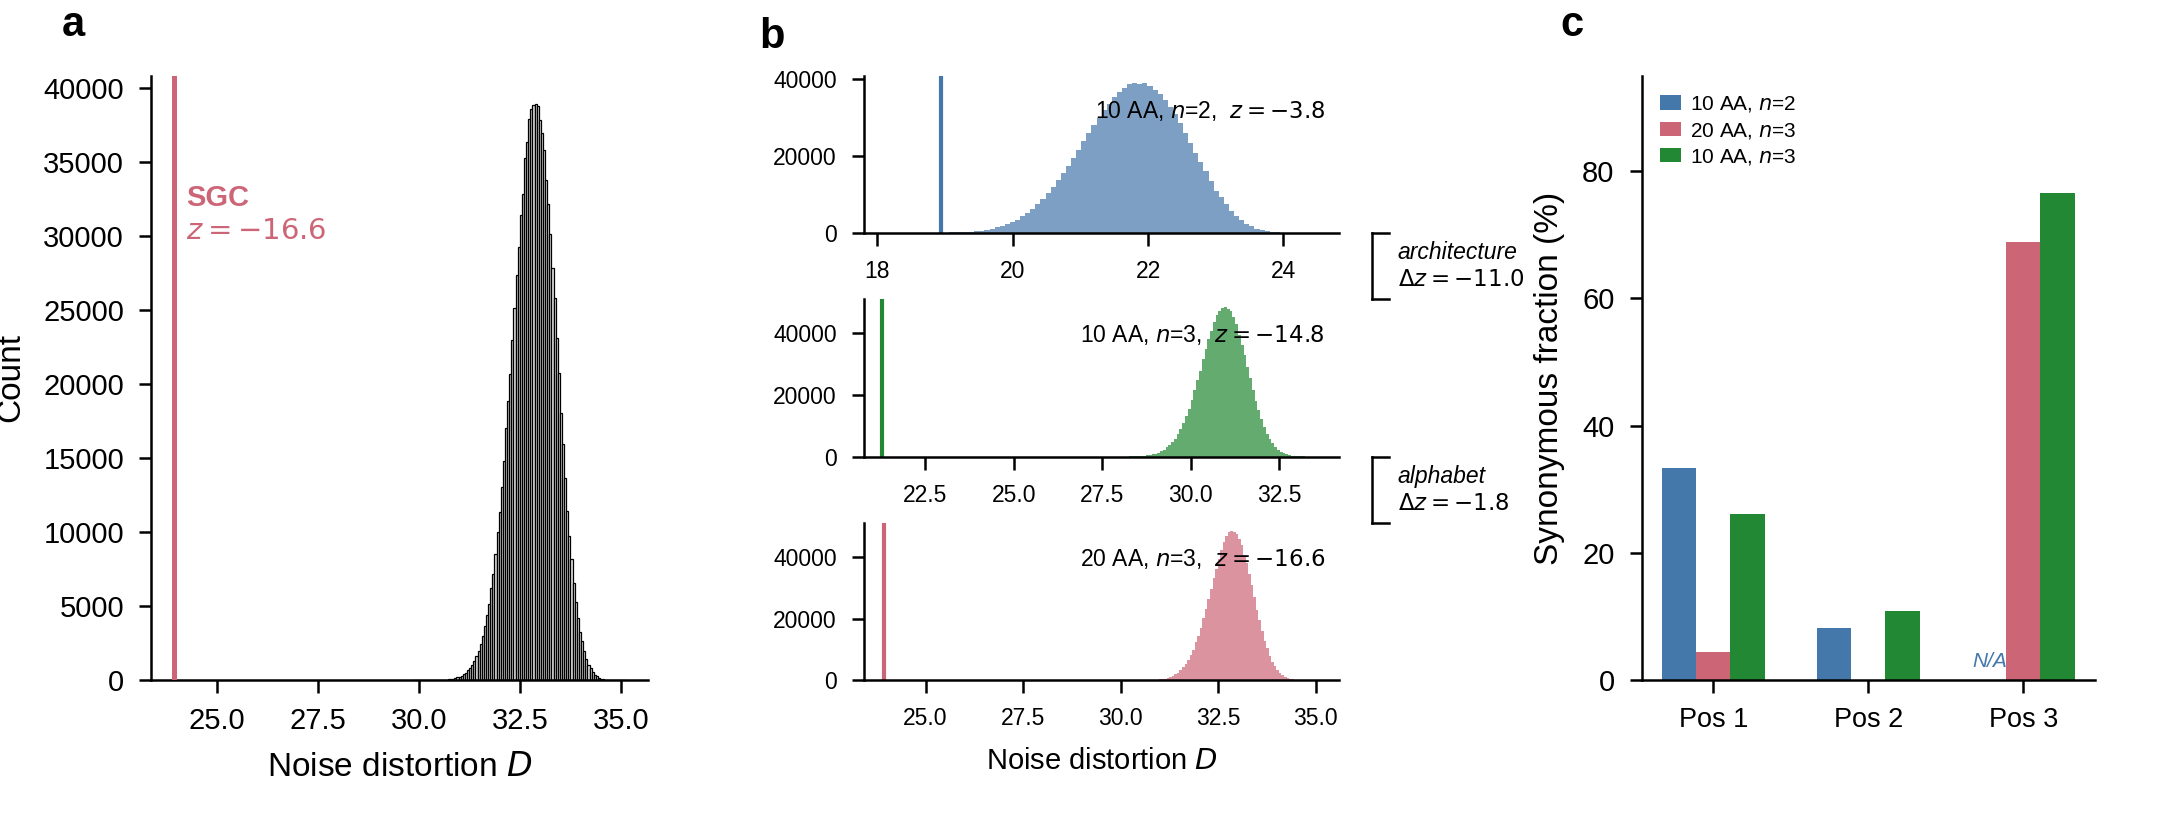

This figure's Python source:
#!/usr/bin/env python3
"""
Fig 1 — SGC optimization is a factorial product of architecture and alphabet.

Three panels for a JME Letter (double-column, 7.2 × 2.8 in):
  a) Null distribution for 20-AA triplet SGC (Condition B) with SGC baseline
  b) Three stacked mini-histograms comparing Conditions A, C, B
  c) Position-specific synonymous fraction bar chart

Reads:
  results/null_A_doublet_10aa.npy   (1M × 2, columns [D, E])
  results/null_B_triplet_20aa.npy
  results/null_C_triplet_10aa.npy
  results/sgc_baselines.json

Outputs:
  figures/fig1_optimization_factorial.pdf
  figures/fig1_optimization_factorial.png (300 dpi)
"""

import json
import pathlib

import matplotlib as mpl
import matplotlib.pyplot as plt
import matplotlib.gridspec as gridspec
import numpy as np
from matplotlib.lines import Line2D

# ---------------------------------------------------------------------------
# paths
# ---------------------------------------------------------------------------
ROOT = pathlib.Path(__file__).resolve().parent.parent
RES = ROOT / "results"
OUT = ROOT / "figures"

# ---------------------------------------------------------------------------
# global style
# ---------------------------------------------------------------------------
mpl.rcParams.update({
    "font.family": "sans-serif",
    "font.sans-serif": ["Liberation Sans", "DejaVu Sans"],
    "font.size": 8,
    "axes.labelsize": 8,
    "xtick.labelsize": 7,
    "ytick.labelsize": 7,
    "axes.linewidth": 0.6,
    "xtick.major.width": 0.6,
    "ytick.major.width": 0.6,
    "xtick.major.size": 3,
    "ytick.major.size": 3,
    "pdf.fonttype": 42,       # editable text in PDF
    "ps.fonttype": 42,
})

# ---------------------------------------------------------------------------
# Paul Tol colorblind-safe palette
# ---------------------------------------------------------------------------
BLUE = "#4477AA"
RED = "#CC6677"
GREEN = "#228833"
GREY = "#DDDDDD"

# ---------------------------------------------------------------------------
# load data
# ---------------------------------------------------------------------------
null_A = np.load(RES / "null_A_doublet_10aa.npy")[:, 0]   # D column
null_B = np.load(RES / "null_B_triplet_20aa.npy")[:, 0]
null_C = np.load(RES / "null_C_triplet_10aa.npy")[:, 0]

with open(RES / "sgc_baselines.json") as fh:
    sgc = json.load(fh)

sgc_A = sgc["A"]["D"]
sgc_B = sgc["B"]["D"]
sgc_C = sgc["C"]["D"]

# ---------------------------------------------------------------------------
# helper: clean axes (left + bottom spines only, no grid)
# ---------------------------------------------------------------------------
def clean_ax(ax, left=True, bottom=True):
    ax.spines["top"].set_visible(False)
    ax.spines["right"].set_visible(False)
    ax.spines["left"].set_visible(left)
    ax.spines["bottom"].set_visible(bottom)
    ax.tick_params(axis="both", which="both", direction="out")
    ax.grid(False)

# ---------------------------------------------------------------------------
# figure layout — use manual subplot positioning for precise control
# ---------------------------------------------------------------------------
fig = plt.figure(figsize=(7.2, 2.8))

# column boundaries (in figure fraction)
# panel A: x = [0.07, 0.30]
# panel B: x = [0.38, 0.64]  (wider to accommodate brackets)
# panel C: x = [0.74, 0.96]

# ---------------------------------------------------------------------------
# Panel A: SGC optimization histogram (Condition B)
# ---------------------------------------------------------------------------
ax_a = fig.add_axes([0.07, 0.19, 0.23, 0.72])

ax_a.hist(null_B, bins=100, color=GREY, edgecolor="black", linewidth=0.3)
ax_a.axvline(sgc_B, color=RED, linewidth=1.2, zorder=5)

# text annotation — placed to the right of the SGC line so it doesn't clip
ymax_a = ax_a.get_ylim()[1]
ax_a.text(
    sgc_B + 0.3, ymax_a * 0.82,
    "SGC\n$z = -16.6$",
    color=RED, fontsize=7, fontweight="bold",
    ha="left", va="top",
)

# add a small arrow from text to line
ax_a.annotate(
    "", xy=(sgc_B, ymax_a * 0.72), xytext=(sgc_B + 0.25, ymax_a * 0.72),
    arrowprops=dict(arrowstyle="-", color=RED, lw=0.6),
)

ax_a.set_xlabel("Noise distortion $D$")
ax_a.set_ylabel("Count")
clean_ax(ax_a)
ax_a.text(
    -0.18, 1.05, "a", transform=ax_a.transAxes,
    fontsize=10, fontweight="bold", va="bottom",
)

# ---------------------------------------------------------------------------
# Panel B: Factorial comparison — three stacked mini-histograms
# each gets its own x-range since the distributions differ widely
# ---------------------------------------------------------------------------
panel_b_left = 0.40
panel_b_width = 0.22
panel_b_bottom = 0.19
panel_b_total_h = 0.72
mini_h = panel_b_total_h * 0.26       # height of each mini-hist
mini_gap = panel_b_total_h * 0.11     # gap between mini-hists

conditions = [
    # (data, sgc_val, color, label)
    (null_A, sgc_A, BLUE,  "10 AA, $n$=2,  $z=-3.8$"),
    (null_C, sgc_C, GREEN, "10 AA, $n$=3,  $z=-14.8$"),
    (null_B, sgc_B, RED,   "20 AA, $n$=3,  $z=-16.6$"),
]

ax_b = []
for i, (data, sgc_val, color, label) in enumerate(conditions):
    # stack from top to bottom: i=0 is top
    y0 = panel_b_bottom + panel_b_total_h - (i + 1) * mini_h - i * mini_gap
    ax = fig.add_axes([panel_b_left, y0, panel_b_width, mini_h])
    ax_b.append(ax)

    ax.hist(data, bins=80, color=color, alpha=0.7, edgecolor="none")
    ax.axvline(sgc_val, color=color, linewidth=1.0, linestyle="-")

    # set per-panel x-limits so each distribution fills its panel
    lo = min(sgc_val, data.min()) - 0.5
    hi = data.max() + 0.5
    ax.set_xlim(lo, hi)

    # label inside the panel, top-right
    ax.text(
        0.97, 0.85, label,
        transform=ax.transAxes,
        fontsize=5.5, ha="right", va="top", color="black",
    )

    clean_ax(ax)
    ax.tick_params(axis="x", labelsize=5.5)
    ax.tick_params(axis="y", labelsize=5.5)
    # reduce number of y ticks
    ax.locator_params(axis="y", nbins=3)

    # all mini-hists get x-tick labels since ranges differ
    if i < 2:
        ax.tick_params(axis="x", labelbottom=True)

ax_b[-1].set_xlabel("Noise distortion $D$", fontsize=7)
# add shared x-label text for upper panels too (just the bottom one has xlabel)

# panel label "b" above the top mini-hist
ax_b[0].text(
    -0.22, 1.12, "b", transform=ax_b[0].transAxes,
    fontsize=10, fontweight="bold", va="bottom",
)

# --- bracket annotations between mini-histograms ---
# force a draw so positions are finalized
fig.canvas.draw()

bracket_x = panel_b_left + panel_b_width + 0.015   # right of panel B

# architecture bracket: between A (top) and C (middle)
pos0 = ax_b[0].get_position()
pos1 = ax_b[1].get_position()
brace_top_1 = pos0.y0
brace_bot_1 = pos1.y1
brace_mid_1 = (brace_top_1 + brace_bot_1) / 2
bx = bracket_x

# vertical line
fig.add_artist(Line2D(
    [bx, bx], [brace_bot_1, brace_top_1],
    transform=fig.transFigure, color="black", linewidth=0.6, clip_on=False,
))
# top tick
fig.add_artist(Line2D(
    [bx, bx + 0.008], [brace_top_1, brace_top_1],
    transform=fig.transFigure, color="black", linewidth=0.6, clip_on=False,
))
# bottom tick
fig.add_artist(Line2D(
    [bx, bx + 0.008], [brace_bot_1, brace_bot_1],
    transform=fig.transFigure, color="black", linewidth=0.6, clip_on=False,
))
# text
fig.text(
    bx + 0.012, brace_mid_1,
    "architecture\n$\\Delta z = -11.0$",
    fontsize=5.5, ha="left", va="center", color="black",
    fontstyle="italic",
)

# alphabet bracket: between C (middle) and B (bottom)
pos2 = ax_b[2].get_position()
brace_top_2 = pos1.y0
brace_bot_2 = pos2.y1
brace_mid_2 = (brace_top_2 + brace_bot_2) / 2

fig.add_artist(Line2D(
    [bx, bx], [brace_bot_2, brace_top_2],
    transform=fig.transFigure, color="black", linewidth=0.6, clip_on=False,
))
fig.add_artist(Line2D(
    [bx, bx + 0.008], [brace_top_2, brace_top_2],
    transform=fig.transFigure, color="black", linewidth=0.6, clip_on=False,
))
fig.add_artist(Line2D(
    [bx, bx + 0.008], [brace_bot_2, brace_bot_2],
    transform=fig.transFigure, color="black", linewidth=0.6, clip_on=False,
))
fig.text(
    bx + 0.012, brace_mid_2,
    "alphabet\n$\\Delta z = -1.8$",
    fontsize=5.5, ha="left", va="center", color="black",
    fontstyle="italic",
)

# ---------------------------------------------------------------------------
# Panel C: Position-specific synonymy bar chart
# ---------------------------------------------------------------------------
ax_c = fig.add_axes([0.76, 0.19, 0.21, 0.72])

# verified synonymous fraction (%) values
syn = {
    "A": [33.3, 8.3, None],     # doublet: no Position 3
    "B": [4.4, 0.0, 68.9],      # 20-AA SGC
    "C": [26.2, 10.9, 76.5],    # 10-AA triplet
}

n_groups = 3
bar_w = 0.22
x = np.arange(n_groups)

# condition A (blue), B (red), C (green) — order within each group
bars_A = [syn["A"][0], syn["A"][1], 0]     # 0 placeholder for absent bar
bars_B = [syn["B"][0], syn["B"][1], syn["B"][2]]
bars_C = [syn["C"][0], syn["C"][1], syn["C"][2]]

rects_A = ax_c.bar(x - bar_w, bars_A, bar_w, color=BLUE, edgecolor="none",
                    label="10 AA, $n$=2")
rects_B = ax_c.bar(x, bars_B, bar_w, color=RED, edgecolor="none",
                    label="20 AA, $n$=3")
rects_C = ax_c.bar(x + bar_w, bars_C, bar_w, color=GREEN, edgecolor="none",
                    label="10 AA, $n$=3")

# mark Condition A Position 3 as N/A
ax_c.text(
    2 - bar_w, 1.5, "N/A", ha="center", va="bottom",
    fontsize=5, color=BLUE, fontstyle="italic",
)

ax_c.set_xticks(x)
ax_c.set_xticklabels(["Pos 1", "Pos 2", "Pos 3"], fontsize=6.5)
ax_c.set_ylabel("Synonymous fraction (%)")
ax_c.set_ylim(0, 95)

ax_c.legend(fontsize=5, loc="upper left", frameon=False, handlelength=1.0,
            handletextpad=0.4, labelspacing=0.3)
clean_ax(ax_c)

ax_c.text(
    -0.18, 1.05, "c", transform=ax_c.transAxes,
    fontsize=10, fontweight="bold", va="bottom",
)

# ---------------------------------------------------------------------------
# save
# ---------------------------------------------------------------------------
OUT.mkdir(exist_ok=True)

fig.savefig(OUT / "fig1_optimization_factorial.pdf", dpi=300)
fig.savefig(OUT / "fig1_optimization_factorial.png", dpi=300)
print(f"saved: {OUT / 'fig1_optimization_factorial.pdf'}")
print(f"saved: {OUT / 'fig1_optimization_factorial.png'}")
plt.close(fig)
